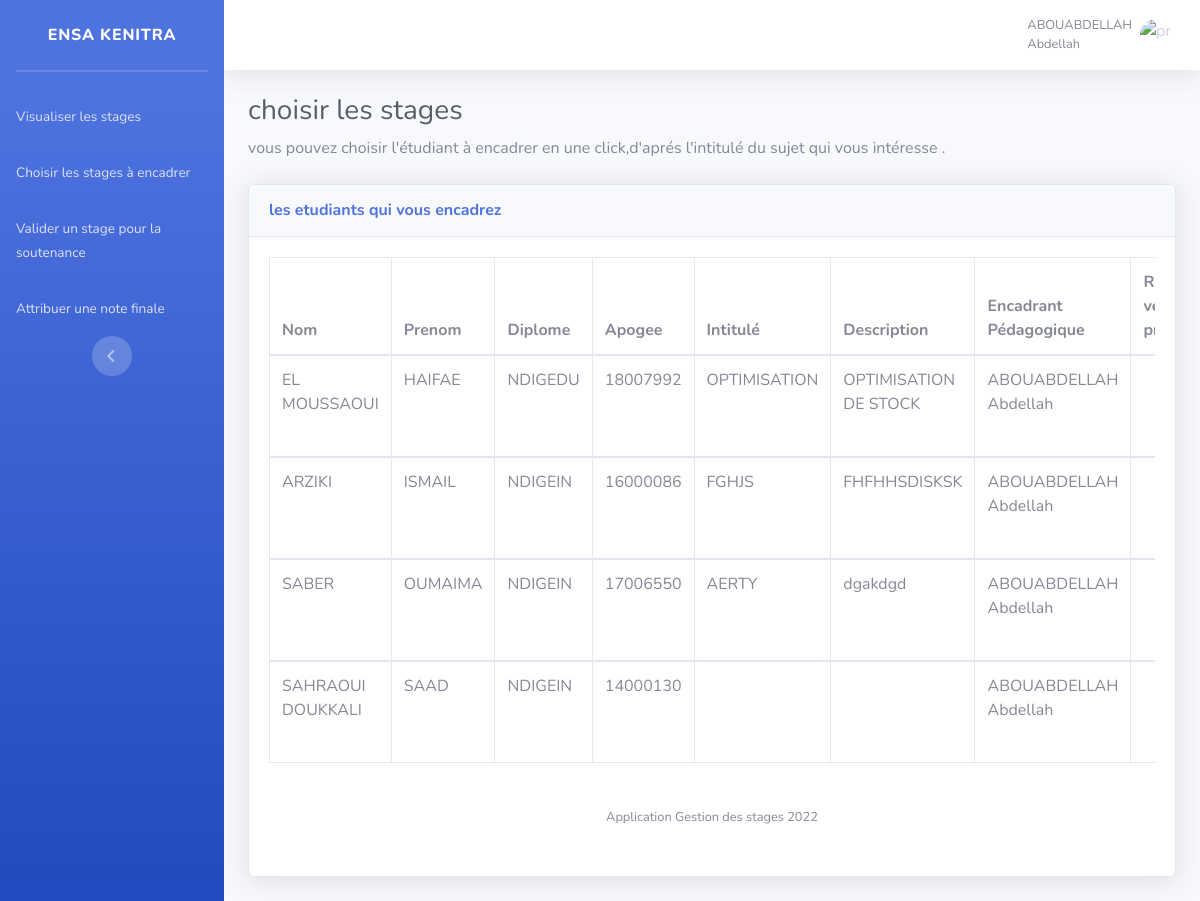
Page /attribuer_Note.php (signed in) on the committed database.
### tables this page shows
CREATE TABLE `etudiant` (
  `id` int(11) NOT NULL,
  `diplôme` varchar(7) DEFAULT NULL,
  `apogee` int(8) DEFAULT NULL,
  `nom` varchar(25) DEFAULT NULL,
  `prenom` varchar(19) DEFAULT NULL,
  `email` varchar(41) DEFAULT NULL,
  `mdp` varchar(6) DEFAULT NULL,
  `url` text NOT NULL,
  `id_stage` int(7) DEFAULT NULL
);

CREATE TABLE `stage` (
  `id_stage` int(5) NOT NULL,
  `intituléSujet` varchar(50) DEFAULT NULL,
  `descri` varchar(61) DEFAULT NULL,
  `technologiesUtilisées` varchar(61) DEFAULT NULL,
  `rapportv1` text DEFAULT NULL,
  `rapportv2` text DEFAULT NULL,
  `id_entreprise` int(7) DEFAULT NULL,
  `presentation` text DEFAULT NULL,
  `attestation` text DEFAULT NULL,
  `validation` varchar(30) DEFAULT 'Non Validé',
  `nomEncadrant` varchar(60) DEFAULT NULL,
  `prenomEncadrant` varchar(60) DEFAULT NULL,
  `noteFinal` int(5) DEFAULT NULL,
  `id_enseignant` int(5) DEFAULT NULL,
  `nomBinôme` varchar(100) NOT NULL,
  `prenomBinôme` varchar(100) NOT NULL
);

CREATE TABLE `enseignant` (
  `id_enseignant` int(12) NOT NULL,
  `nomEns` varchar(22) DEFAULT NULL,
  `prenomEns` varchar(13) DEFAULT NULL,
  `email` varchar(33) DEFAULT NULL,
  `mdp` varchar(6) DEFAULT NULL,
  `url` text DEFAULT NULL
);

### attribuer_Note.php (the view, shortened to what this page needs)
<?php session_start();
include('includes/header.php');
include('includes/navbarEnsei.php');
$conn = mysqli_connect('localhost', 'root', '', 'projetstage') or die('Unable To connect');
try {
    $ens_id = $_SESSION['utilisateur']['id_enseignant'];
    $query = "SELECT * FROM etudiant,stage,enseignant
    WHERE stage.id_enseignant=$ens_id and etudiant.id_stage=stage.id_stage and stage.id_enseignant=enseignant.id_enseignant  ;";
    $result = $conn->query($query);
?>
    <body id="page-top">
        <div id="wrapper">
            <div id="content-wrapper" class="d-flex flex-column">
                <div id="content">
                    <div class="container-fluid">
                        <h1 class="h3 mb-2 text-gray-800">choisir les stages </h1>
                        <p class="mb-4">vous pouvez choisir l'étudiant à encadrer en une click,d'aprés l'intitulé du sujet qui vous intéresse .</p>
                        <div class="card shadow mb-4">
                            <div class="card-header py-3">
                                <h6 class="m-0 font-weight-bold text-primary">les etudiants qui vous encadrez</h6>
                            </div>
                            <div class="card-body">
                                <div class="table-responsive">
                                    <table class="table table-bordered" id="dataTable" width="100%" cellspacing="0">
                                        <thead>
                                            <tr>
                                                <th> Nom </th>
                                                <th>Prenom</th>
                                                <th>Diplome </th>
                                                <th>Apogee</th>
                                                <th>Intitulé </th>
                                                <th> Description </th>
                                                <th>Encadrant Pédagogique</th>
                                                <th>Rapport version première</th>
                                            </tr>
                                        </thead>
                                        <?php
                                        foreach ($result as $data) {
                                        ?>
                                            <tbody>
                                                <tr>
                                                    <td><?= $data['nom'] ?> </td>
                                                    <td><?= $data['prenom'] ?> </td>
                                                    <td><?= $data['diplôme'] ?> </td>
                                                    <td><?= $data['apogee'] ?> </td>
                                                    <td><?= $data['intituléSujet'] ?> </td>
                                                    <td><?= $data['descri'] ?> </td>
                                                    <td><?= $data['nomEns'] ?> <?= $data['prenomEns'] ?> </td>
                                                    <td><?= $data['rapportV1'] ?> </td>
                                                </tr>
                                            </tbody>
                                        <?php
                                        }
                                        ?>
                                    </table>
                                <?php
                            } catch (PDOException $e) {
                                echo "Error: " . $e->getMessage();
                            }
                            include('includes/footer.php');
                                ?>

### rows in the picture
etudiant: nom "EL MOUSSAOUI", prenom "HAIFAE", diplôme "NDIGEDU", apogee "18007992", id_stage.intituléSujet "OPTIMISATION", id_stage.descri "OPTIMISATION DE STOCK", enseignant.nomEns "ABOUABDELLAH", enseignant.prenomEns "Abdellah"
etudiant: nom "ARZIKI", prenom "ISMAIL", diplôme "NDIGEIN", apogee "16000086", id_stage.intituléSujet "FGHJS", id_stage.descri "FHFHHSDISKSK", enseignant.nomEns "ABOUABDELLAH", enseignant.prenomEns "Abdellah"
etudiant: nom "SABER", prenom "OUMAIMA", diplôme "NDIGEIN", apogee "17006550", id_stage.intituléSujet "AERTY", id_stage.descri "dgakdgd", enseignant.nomEns "ABOUABDELLAH", enseignant.prenomEns "Abdellah"
etudiant: nom "SAHRAOUI DOUKKALI", prenom "SAAD", diplôme "NDIGEIN", apogee "14000130", enseignant.nomEns "ABOUABDELLAH", enseignant.prenomEns "Abdellah"

### other values in the picture
$_SESSION['utilisateur']['nomEns'] "ABOUABDELLAH"
$_SESSION['utilisateur']['prenomEns'] "Abdellah"
